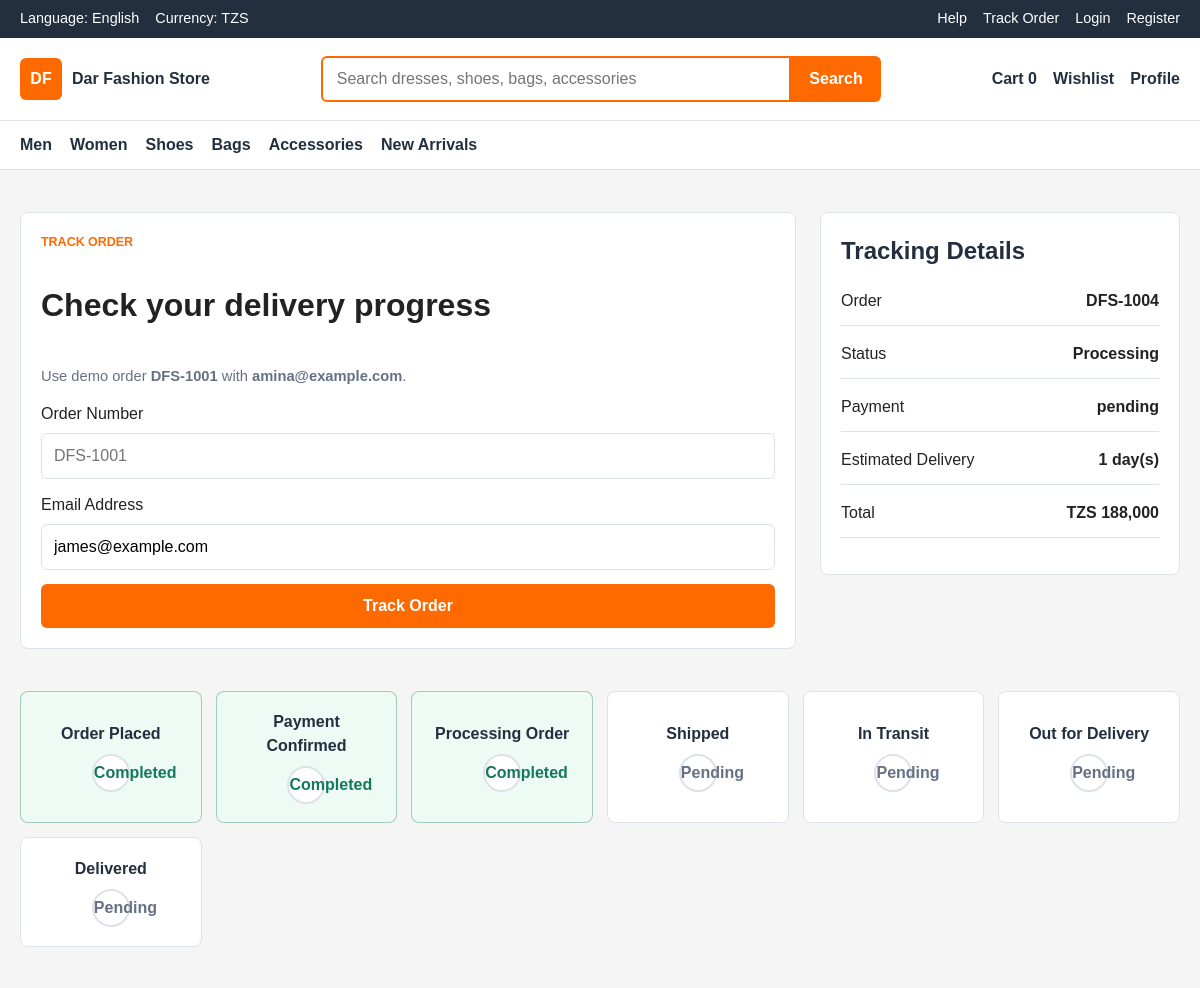
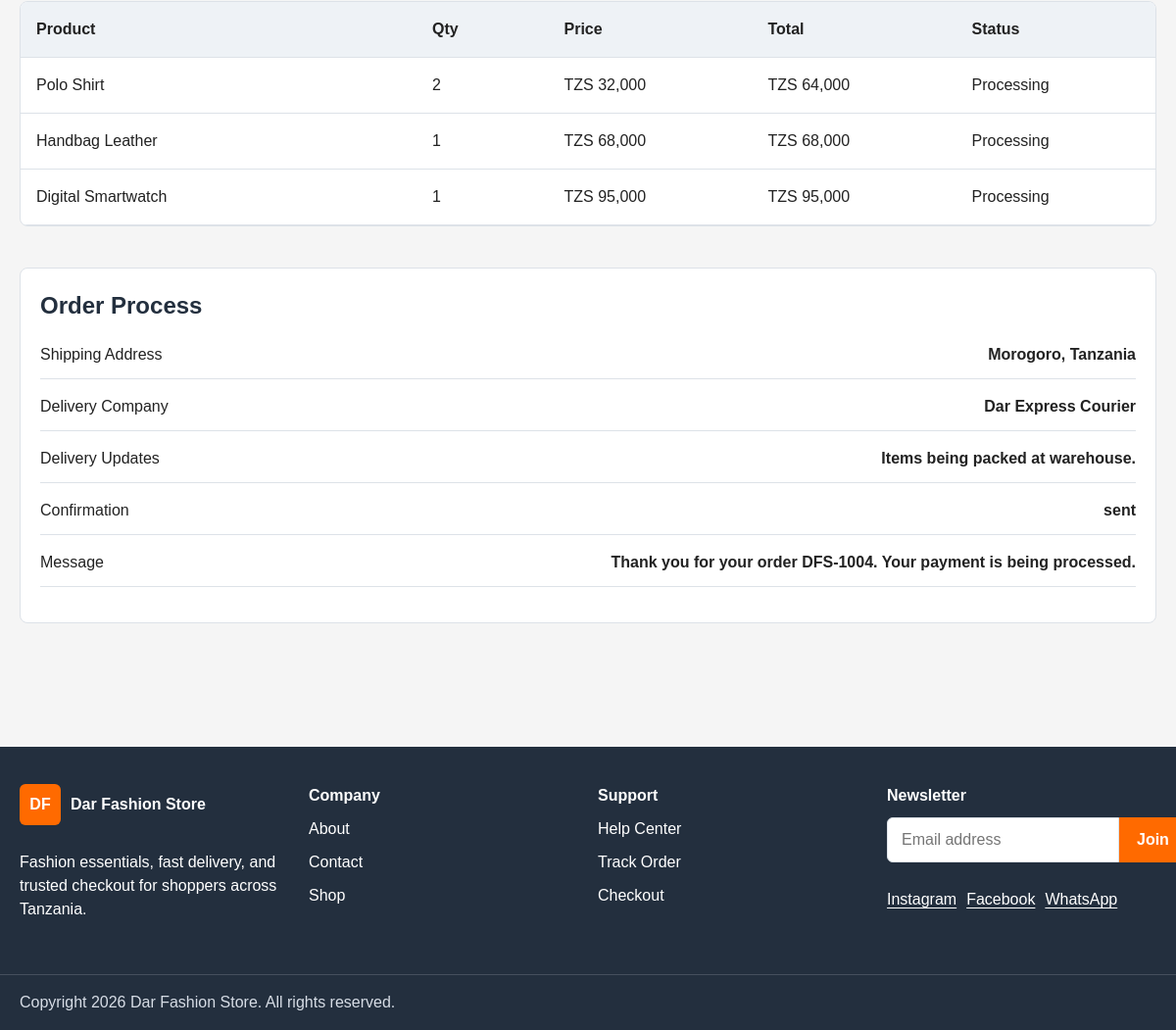
Screenshot of /track-order.php?email=james@example.com with the database file from the repository (2 pictures, top to bottom).
### tables this page shows
CREATE TABLE orders (
    id INT UNSIGNED AUTO_INCREMENT PRIMARY KEY,
    order_number VARCHAR(40) NOT NULL UNIQUE,
    user_id INT UNSIGNED,
    customer_name VARCHAR(120) NOT NULL,
    customer_email VARCHAR(160) NOT NULL,
    customer_phone VARCHAR(30) NOT NULL,
    shipping_address TEXT NOT NULL,
    subtotal DECIMAL(10,2) NOT NULL DEFAULT 0.00,
    delivery_fee DECIMAL(10,2) NOT NULL DEFAULT 0.00,
    total DECIMAL(10,2) NOT NULL,
    status ENUM('pending', 'confirmed', 'processing', 'shipped', 'in_transit', 'out_for_delivery', 'delivered', 'cancelled') NOT NULL DEFAULT 'pending',
    delivery_company VARCHAR(120),
    delivery_notes TEXT,
    estimated_delivery_days INT UNSIGNED NOT NULL DEFAULT 1,
    created_at TIMESTAMP NOT NULL DEFAULT CURRENT_TIMESTAMP,
    updated_at TIMESTAMP NOT NULL DEFAULT CURRENT_TIMESTAMP ON UPDATE CURRENT_TIMESTAMP,
    CONSTRAINT fk_orders_user
        FOREIGN KEY (user_id) REFERENCES users(id)
        ON UPDATE CASCADE
        ON DELETE SET NULL,
    INDEX idx_orders_user (user_id),
    INDEX idx_orders_status (status),
    INDEX idx_orders_created_at (created_at)
);

CREATE TABLE payments (
    id INT UNSIGNED AUTO_INCREMENT PRIMARY KEY,
    order_id INT UNSIGNED NOT NULL,
    method ENUM('mobile_money', 'card_demo', 'cash_on_delivery') NOT NULL,
    amount DECIMAL(10,2) NOT NULL,
    payment_status ENUM('pending', 'verified', 'failed', 'refunded') NOT NULL DEFAULT 'pending',
    transaction_ref VARCHAR(120),
    provider_response TEXT,
    paid_at TIMESTAMP NULL,
    created_at TIMESTAMP NOT NULL DEFAULT CURRENT_TIMESTAMP,
    CONSTRAINT fk_payments_order
        FOREIGN KEY (order_id) REFERENCES orders(id)
        ON UPDATE CASCADE
        ON DELETE CASCADE,
    INDEX idx_payments_order (order_id),
    INDEX idx_payments_status (payment_status)
);

CREATE TABLE order_items (
    id INT UNSIGNED AUTO_INCREMENT PRIMARY KEY,
    order_id INT UNSIGNED NOT NULL,
    product_id INT UNSIGNED,
    product_name VARCHAR(180) NOT NULL,
    quantity INT UNSIGNED NOT NULL,
    price DECIMAL(10,2) NOT NULL,
    line_total DECIMAL(10,2) NOT NULL,
    created_at TIMESTAMP NOT NULL DEFAULT CURRENT_TIMESTAMP,
    CONSTRAINT fk_order_items_order
        FOREIGN KEY (order_id) REFERENCES orders(id)
        ON UPDATE CASCADE
        ON DELETE CASCADE,
    CONSTRAINT fk_order_items_product
        FOREIGN KEY (product_id) REFERENCES products(id)
        ON UPDATE CASCADE
        ON DELETE SET NULL,
    INDEX idx_order_items_order (order_id),
    INDEX idx_order_items_product (product_id)
);

CREATE TABLE order_confirmations (
    id INT UNSIGNED AUTO_INCREMENT PRIMARY KEY,
    order_id INT UNSIGNED NOT NULL,
    channel ENUM('email', 'sms', 'whatsapp') NOT NULL DEFAULT 'email',
    recipient VARCHAR(160) NOT NULL,
    subject VARCHAR(180),
    message TEXT NOT NULL,
    status ENUM('pending', 'sent', 'failed') NOT NULL DEFAULT 'pending',
    sent_at TIMESTAMP NULL,
    created_at TIMESTAMP NOT NULL DEFAULT CURRENT_TIMESTAMP,
    CONSTRAINT fk_order_confirmations_order
        FOREIGN KEY (order_id) REFERENCES orders(id)
        ON UPDATE CASCADE
        ON DELETE CASCADE,
    INDEX idx_order_confirmations_order (order_id)
);

### public/track-order.php (the view, shortened to what this page needs)
<?php
include __DIR__ . '/../app/includes/header.php';
$database = new Database();
$conn = $database->connect();
$orderNumber = strtoupper(trim($_GET['order_number'] ?? ''));
$email = trim($_GET['email'] ?? '');
$order = null;
$items = [];
$payment = null;
$confirmation = null;
if (($orderNumber !== '' || $email !== '') && $conn) {
    $sql = "SELECT * FROM orders WHERE 1=1";
    $params = [];
    if ($email !== '') {
        $sql .= " AND customer_email = ?";
        $params[] = $email;
    }
    $sql .= " ORDER BY created_at DESC LIMIT 1";
    $stmt = $conn->prepare($sql);
    $stmt->execute($params);
    $order = $stmt->fetch(PDO::FETCH_ASSOC);
    if ($order) {
        $stmt = $conn->prepare("SELECT * FROM order_items WHERE order_id = ?");
        $stmt->execute([$order['id']]);
        $items = $stmt->fetchAll(PDO::FETCH_ASSOC);
        $stmt = $conn->prepare("SELECT * FROM payments WHERE order_id = ? LIMIT 1");
        $stmt->execute([$order['id']]);
        $payment = $stmt->fetch(PDO::FETCH_ASSOC);
        $stmt = $conn->prepare("SELECT * FROM order_confirmations WHERE order_id = ? ORDER BY created_at DESC LIMIT 1");
        $stmt->execute([$order['id']]);
        $confirmation = $stmt->fetch(PDO::FETCH_ASSOC);
    } else {
        $error = 'No order found. Check the order number and email address.';
    }
}
$steps = [
    'pending' => 'Order Placed',
    'confirmed' => 'Payment Confirmed',
    'processing' => 'Processing Order',
    'shipped' => 'Shipped',
    'in_transit' => 'In Transit',
    'out_for_delivery' => 'Out for Delivery',
    'delivered' => 'Delivered'
];
$currentStatus = $order['status'] ?? '';
$stepKeys = array_keys($steps);
$currentIndex = array_search($currentStatus, $stepKeys, true);
?>
<main class="section">
    <div class="container checkout-layout">
        <form class="checkout-form" method="get">
            <p class="section-kicker">Track order</p>
            <h1>Check your delivery progress</h1>
            <p class="form-hint">Use demo order <strong>DFS-1001</strong> with <strong>amina@example.com</strong>.</p>
            <label>Order Number<input name="order_number" value="<?php echo htmlspecialchars($orderNumber); ?>" placeholder="DFS-1001"></label>
            <label>Email Address<input type="email" name="email" value="<?php echo htmlspecialchars($email); ?>" placeholder="amina@example.com"></label>
            <button class="button button--primary" type="submit">Track Order</button>
        </form>
        <aside class="summary-panel">
            <h2>Tracking Details</h2>
            <?php if ($order): ?>
                <p><span>Order</span><strong><?php echo htmlspecialchars($order['order_number']); ?></strong></p>
                <p><span>Status</span><strong><?php echo htmlspecialchars(ucfirst($order['status'])); ?></strong></p>
                <p><span>Payment</span><strong><?php echo htmlspecialchars($payment['payment_status'] ?? 'pending'); ?></strong></p>
                <p><span>Estimated Delivery</span><strong><?php echo (int) ($order['estimated_delivery_days'] ?? 1); ?> day(s)</strong></p>
                <p><span>Total</span><strong>TZS <?php echo number_format((float) $order['total'], 0); ?></strong></p>
            <?php else: ?>
                <p>Enter your order details to see tracking information.</p>
            <?php endif; ?>
        </aside>
    </div>
    <?php if ($order): ?>
        <section class="container section">
            <div class="tracking-steps">
                <?php foreach ($steps as $key => $label): ?>
                    <?php $isDone = $currentIndex !== false && $currentIndex >= array_search($key, $stepKeys, true); ?>
                    <article class="<?php echo $isDone ? 'tracking-step is-done' : 'tracking-step'; ?>">
                        <strong><?php echo htmlspecialchars($label); ?></strong>
                        <span><?php echo $isDone ? 'Completed' : 'Pending'; ?></span>
                    </article>
                <?php endforeach; ?>
            </div>
        </section>
        <section class="container cart-table">
            <div class="cart-row cart-row--head"><span>Product</span><span>Qty</span><span>Price</span><span>Total</span><span>Status</span></div>
            <?php foreach ($items as $item): ?>
                <div class="cart-row">
                    <span><?php echo htmlspecialchars($item['product_name']); ?></span>
                    <span><?php echo (int) $item['quantity']; ?></span>
                    <span>TZS <?php echo number_format((float) $item['price'], 0); ?></span>
                    <span>TZS <?php echo number_format((float) $item['line_total'], 0); ?></span>
                    <span><?php echo htmlspecialchars(ucfirst($order['status'])); ?></span>
                </div>
            <?php endforeach; ?>
        </section>
        <section class="container section">
            <div class="summary-panel">
                <h2>Order Process</h2>
                <p><span>Shipping Address</span><strong><?php echo htmlspecialchars($order['shipping_address']); ?></strong></p>
                <p><span>Delivery Company</span><strong><?php echo htmlspecialchars($order['delivery_company'] ?? 'To be assigned'); ?></strong></p>
                <p><span>Delivery Updates</span><strong><?php echo htmlspecialchars($order['delivery_notes'] ?? 'Your order update will appear here after the admin processes it.'); ?></strong></p>
                <p><span>Confirmation</span><strong><?php echo htmlspecialchars($confirmation['status'] ?? 'pending'); ?></strong></p>
                <p><span>Message</span><strong><?php echo htmlspecialchars($confirmation['message'] ?? 'Confirmation will be sent after checkout.'); ?></strong></p>
            </div>
        </section>
    <?php endif; ?>
</main>
<?php include __DIR__ . '/../app/includes/footer.php'; ?>

### assets/css/style.css (style rules this page uses)
:root { --primary: #ff6a00; --secondary: #232f3e; --accent: #ffd814; --background: #f5f5f5; --surface: #ffffff; --text: #222222; --muted: #667085; --border: #dde2e8; --success: #13795b; --shadow: 0 14px 35px rgba(35, 47, 62, 0.1); }
* { box-sizing: border-box; }
html { scroll-behavior: smooth; }
body { margin: 0; background: var(--background); color: var(--text); font-family: Arial, Helvetica, sans-serif; line-height: 1.5; }
button, input, select, textarea { font: inherit; }
.container { width: min(1200px, calc(100% - 40px)); margin: 0 auto; }
.section { padding: 42px 0; }
.section-kicker { margin: 0 0 8px; color: var(--primary); font-size: 0.78rem; font-weight: 700; letter-spacing: 0; text-transform: uppercase; }
.button { display: inline-flex; align-items: center; justify-content: center; min-height: 44px; border: 0; border-radius: 6px; padding: 0 18px; cursor: pointer; font-weight: 700; }
.button--primary { background: var(--primary); color: #fff; }
.hero-sidebar, .hero-panel, .filter-panel, .summary-panel, .auth-card, .checkout-form, .success-panel, .text-page { background: var(--surface); border: 1px solid var(--border); border-radius: 8px; padding: 20px; }
.hero-sidebar h2, .hero-panel h2, .summary-panel h2 { margin-top: 0; color: var(--secondary); }
.shop-layout, .cart-layout, .checkout-layout, .product-detail { display: grid; grid-template-columns: 280px 1fr; gap: 24px; align-items: start; }
.cart-layout, .checkout-layout, .product-detail { grid-template-columns: 1fr 360px; }
label { display: grid; gap: 7px; margin-bottom: 14px; }
input, select, textarea { border: 1px solid var(--border); border-radius: 6px; min-height: 44px; padding: 10px 12px; background: #fff; }
.cart-table { overflow: auto; background: var(--surface); border: 1px solid var(--border); border-radius: 8px; }
.cart-row { display: grid; grid-template-columns: 1.6fr 0.5fr 0.8fr 0.8fr 0.7fr; min-width: 720px; gap: 12px; align-items: center; padding: 16px; border-bottom: 1px solid var(--border); }
.cart-row--head { background: #eef2f6; font-weight: 800; }
.summary-panel p { display: flex; justify-content: space-between; gap: 16px; border-bottom: 1px solid var(--border); padding-bottom: 12px; }
.tracking-steps { display: grid; grid-template-columns: repeat(auto-fit, minmax(170px, 1fr)); gap: 14px; }
.tracking-step { min-height: 110px; display: grid; align-content: center; gap: 6px; border: 1px solid var(--border); border-radius: 8px; background: var(--surface); padding: 18px; }
.tracking-step strong { color: var(--secondary); }
.tracking-step span { color: var(--muted); }
.tracking-step.is-done { border-color: rgba(19, 121, 91, 0.35); background: #eefaf4; }
.tracking-step.is-done span { color: var(--success); font-weight: 700; }
.checkout-form { display: grid; }
.form-hint { color: var(--muted); font-size: 0.92rem; }
.tracking-step { position: relative; display: grid; justify-items: center; gap: 8px; color: var(--muted); text-align: center; }
.tracking-step span { display: grid; place-items: center; width: 38px; height: 38px; border-radius: 50%; border: 2px solid var(--border); background: #fff; font-weight: 800; }

### rows the page displays
orders: order_number "DFS-1004", status "Processing", estimated_delivery_days "1", total "188,000", shipping_address "Morogoro, Tanzania", delivery_company "Dar Express Courier", delivery_notes "Items being packed at warehouse."
payments: payment_status "pending"
order_items: product_name "Polo Shirt", quantity "2", price "32,000", line_total "64,000", order.status "Processing"
order_items: product_name "Handbag Leather", quantity "1", price "68,000", line_total "68,000", order.status "Processing"
order_items: product_name "Digital Smartwatch", quantity "1", price "95,000", line_total "95,000", order.status "Processing"
order_confirmations: status "sent", message "Thank you for your order DFS-1004. Your payment is being processed."

### other values shown
$cartCount "0"
$label "Order Placed"
$label "Payment Confirmed"
$label "Processing Order"
$label "Shipped"
$label "In Transit"
$label "Out for Delivery"
$label "Delivered"
